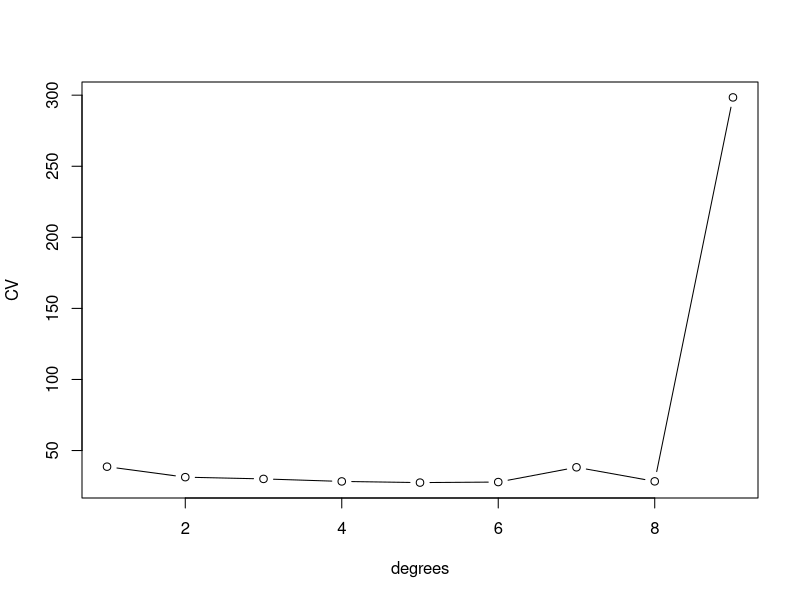

Source code (R):
## ---- chunk 1
knitr::opts_chunk$set(echo = TRUE)
## ---- chunk 2
library(MASS)
library(caret)

degrees = 1:9

CV = numeric(length(degrees))

for (d in degrees) {
  fold_errors = numeric(5)
  folds = createFolds(Boston$medv, k = 5)
  
  for (i in 1:5) {
    test_index = folds[[i]]
    test = Boston[test_index,]
    train = Boston[-test_index,]
    
    model = lm(medv~poly(lstat, degree = d), data = train)
    prediction = predict(model, newdata = test[,-14])
    
    fold_errors[i] = mean((test$medv - prediction)^2)
  }
  CV[d] = mean(fold_errors)
}

CV
cat("Optimal degree: ", which.min(CV))
plot(degrees, CV, type = 'b')
## ---- chunk 3
# (c)
set.seed(1)
x = rnorm(100)
error = rnorm(100, 0, 1)
y = x - 2*x^2 + error
## ---- chunk 4
# (d)
set.seed(2)
data_d = data.frame(x = x, y = y)
models_d = list(
  M1 = lm(y ~ x, data = data_d),
  M2 = lm(y ~ poly(x, 2), data = data_d),
  M3 = lm(y ~ poly(x, 3), data = data_d),
  M4 = lm(y ~ poly(x, 4), data = data_d)
)

LOOCV_errors_d = numeric(length(models_d))

for (i in 1:length(models_d)) {
  prediction_errors_d = numeric(nrow(data_d))
  for (j in 1:nrow(data_d)) {
    train_d = data_d[-j,]
    validation_d = data_d[j,]
    
    prediction_d = predict(models_d[[i]], newdata = validation_d)
    
    prediction_errors_d[j] = (validation_d$y - prediction_d)^2
  }
  LOOCV_errors_d[i] = mean(prediction_errors_d)
}

LOOCV_errors_d
## ---- chunk 5
# (e)
set.seed(123)
data_e = data.frame(x = x, y = y)
models_e = list(
  M1 = lm(y ~ x, data = data_e),
  M2 = lm(y ~ poly(x, 2), data = data_e),
  M3 = lm(y ~ poly(x, 3), data = data_e),
  M4 = lm(y ~ poly(x, 4), data = data_e)
)

LOOCV_errors_e = numeric(length(models_e))

for (i in 1:length(models_e)) {
  prediction_errors_e = numeric(nrow(data_e))
  for (j in 1:nrow(data_e)) {
    train_e = data_e[-j,]
    validation_e = data_e[j,]
    
    prediction_e = predict(models_e[[i]], newdata = validation_e)
    
    prediction_errors_e[j] = (validation_e$y - prediction_e)^2
  }
  LOOCV_errors_e[i] = mean(prediction_errors_e)
}

LOOCV_errors_e
